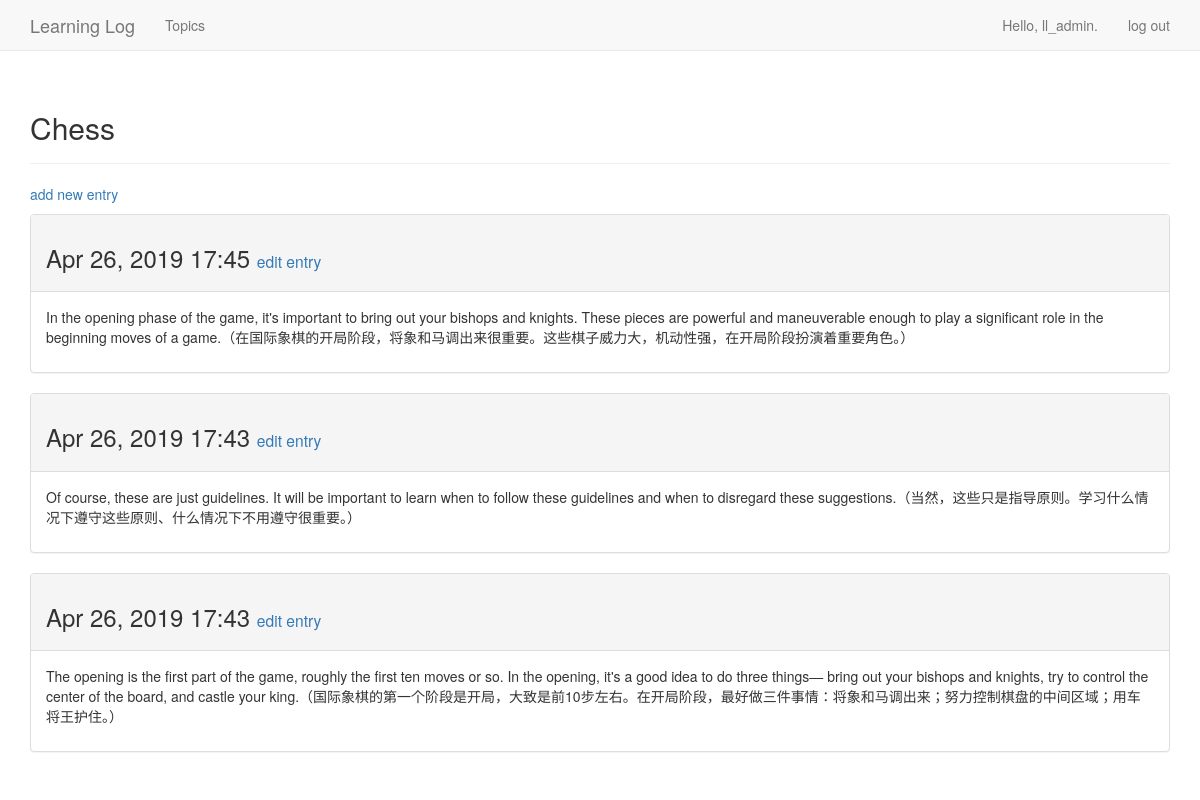
The page /topics/1/ (signed in) on the database its author committed.
### learning_logs/models.py (models this page shows, shortened)
class Topic(models.Model):
    text = models.CharField(max_length=200) # 由字符或文本组成的数据，定义CharField 属性时，必须告诉Django该在数据库中预留多少空间
    date_added = models.DateTimeField(auto_now_add=True) # 记录日期和时间的数据，参数表示自动设置成当前日期和时间
    owner = models.ForeignKey(User, on_delete=models.CASCADE)
    def __str__(self):
        return self.text

class Entry(models.Model):
    topic = models.ForeignKey(Topic, on_delete=models.CASCADE)  # topic 是一个ForeignKey 实例
    text = models.TextField()  # 无长度限制
    date_added = models.DateTimeField(auto_now_add=True)
    class Meta:
        verbose_name_plural = 'entries'

### learning_logs/views.py (the view)
# urls.py: url(r'^topics/(?P<topic_id>\d+)/$', views.topic, name='topic'),
@login_required
def topic(request, topic_id):
    topic = Topic.objects.get(id=topic_id)
    if topic.owner != request.user:
        raise Http404
    entries = topic.entry_set.order_by('-date_added')  # date_added 前面的减号指定按降序排列
    context = {'topic': topic, 'entries': entries}
    return render(request, 'learning_logs/topic.html', context)

### learning_logs/templates/learning_logs/topic.html
{% extends 'learning_logs/base.html' %}
{% block header %}
  <h2>{{ topic }}</h2>
{% endblock header %}
{% block content %}
  <p>
    <a href="{% url 'learning_logs:new_entry' topic.id %}">add new entry</a>
  </p>
  {% for entry in entries %}
    <div class="panel panel-default">
      <div class="panel-heading">
        <h3>
          {{ entry.date_added|date:'M d, Y H:i' }}
          <small>
            <a href="{% url 'learning_logs:edit_entry' entry.id %}">
              edit entry</a>
          </small>
        </h3>
      </div>
      <div class="panel-body">
        {{ entry.text|linebreaks }}
      </div>
    </div>
  {% empty %}
    There are no entries for this topic yet.
  {% endfor %}
{% endblock content %}

### learning_logs/templates/learning_logs/base.html (shortened to what this page needs)
{% load bootstrap3 %}
<!DOCTYPE html>
<html lang="en">
  <head>
    {% bootstrap_css %}
  </head>
  <body>
    <nav class="navbar navbar-default navbar-static-top">
      <div class="container">
        <div class="navbar-header">
          <a class="navbar-brand" href="{% url 'learning_logs:index' %}">
              Learning Log</a>
        </div>
        <div id="navbar" class="navbar-collapse collapse">
          <ul class="nav navbar-nav">
            <li><a href="{% url 'learning_logs:topics' %}">Topics</a></li>
          </ul>
          <ul class="nav navbar-nav navbar-right">
            {% if user.is_authenticated %}
              <li><a>Hello, {{ user.username }}.</a></li>
              <li><a href="{% url 'users:logout' %}">log out</a></li>
            {% else %}
              <li><a href="{% url 'users:register' %}">register</a></li>
              <li><a href="{% url 'users:login' %}">log in</a></li>
            {% endif %}
          </ul>
        </div>
      </div>
    </nav>
    <div class="container">
      <div class="page-header">
        {% block header %}{% endblock %}
      </div>
      <div>
        {% block content %}{% endblock %}
      </div>
    </div>
  </body>
</html>

### rows shown on the page
Topic: text "Chess"
Entry: date_added "Apr 26, 2019 17:45", text "In the opening phase of the game, it's important to bring out your bishops and knights. These pieces are powerful and maneuverable enough to play a significant role in the beginning moves of a game.（在国际象棋的开局阶段，将象和马调出来很重要。这些棋子威力大，机动性强，在开局阶段扮演着重要角色。）"
Entry: date_added "Apr 26, 2019 17:43", text "Of course, these are just guidelines. It will be important to learn when to follow these guidelines and when to disregard these suggestions.（当然，这些只是指导原则。学习什么情况下遵守这些原则、什么情况下不用遵守很重要。）"
Entry: date_added "Apr 26, 2019 17:43", text "The opening is the first part of the game, roughly the first ten moves or so. In the opening, it's a good idea to do three things— bring out your bishops and knights, try to control the center of the board, and castle your king.（国际象棋的第一个阶段是开局，大致是前10步左右。在开局阶段，最好做三件事情：将象和马调出来；努力控制棋盘的中间区域；用车将王护住。）"

### other values the page prints
{{ user.username }} "ll_admin"
